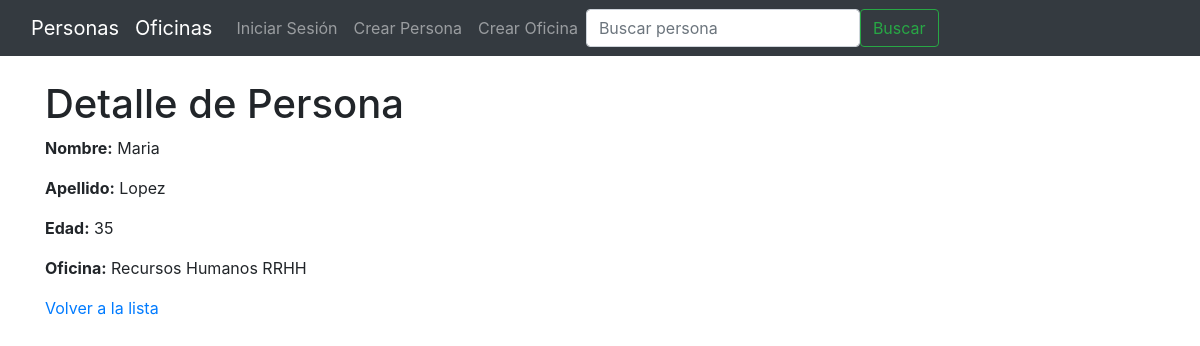
/persona/detalle/222/, run on the app's committed database.
### persona/models.py (models this page shows, shortened)
class Persona(models.Model):
    nombre = models.CharField(verbose_name="Nombre", max_length=50)
    apellido = models.CharField(verbose_name="Apellido", max_length=50)
    edad = models.IntegerField(verbose_name="Edad")
    oficina = models.ForeignKey('oficina.Oficina', on_delete=models.CASCADE)
    class Meta:
        verbose_name = 'Persona'
        verbose_name_plural = 'Personas'

### oficina/models.py (models this page shows)
class Oficina(models.Model):
    nombre = models.CharField(verbose_name="Nombre", max_length=50)
    nombre_corto = models.CharField(verbose_name="Nombre Corto", max_length=20)
    class Meta:
        verbose_name = 'Oficina'
        verbose_name_plural = 'Oficinas'
    def __str__(self):
        return f"{self.nombre} {self.nombre_corto}"

### persona/views.py (the view)
class PersonaDetailView(DetailView):
    model = Persona
    template_name = "persona/detalle.html"
    context_object_name = "persona"

### templates/persona/detalle.html
{% extends 'base.html' %}
{% block content %}
    <h1>Detalle de Persona</h1>
    <p><strong>Nombre:</strong> {{ persona.nombre }}</p>
    <p><strong>Apellido:</strong> {{ persona.apellido }}</p>
    <p><strong>Edad:</strong> {{ persona.edad }}</p>
    <p><strong>Oficina:</strong> {{ persona.oficina }}</p>
    <a href="{% url 'persona:lista' %}">Volver a la lista</a>
{% endblock content %}

### data on the page
Persona: nombre "Maria", apellido "Lopez", edad "35", oficina "Recursos Humanos RRHH"
